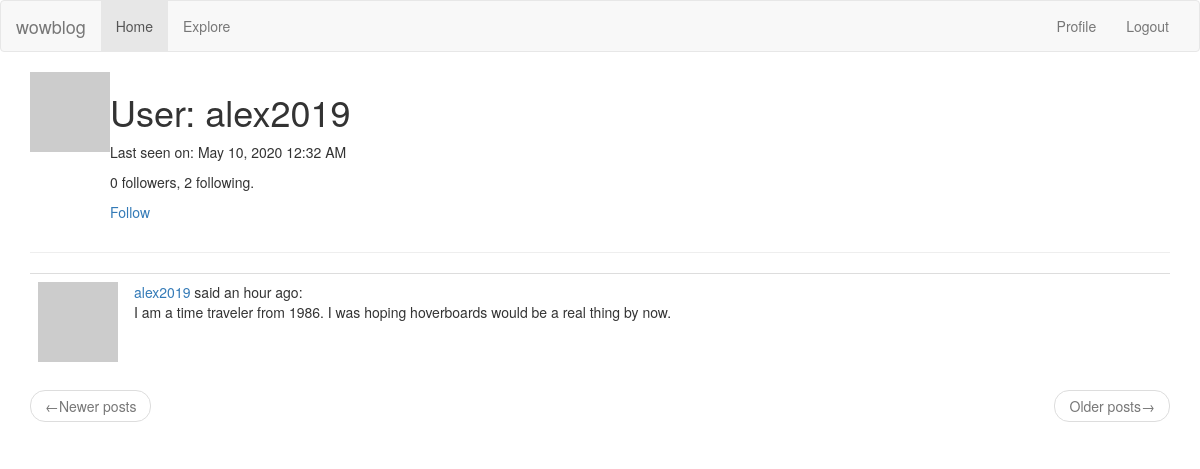
Page /user/alex2019 (signed in) on the committed database.
### app/models.py (models this page shows, shortened)
class User(UserMixin, db.Model):
    id = db.Column(db.Integer, primary_key=True)
    username = db.Column(db.String(64), index=True, unique=True)
    email = db.Column(db.String(120), index=True, unique=True)
    password_hash = db.Column(db.String(128))
    posts = db.relationship('Post', backref='author', lazy='dynamic')
    about_me = db.Column(db.String(140))
    last_seen = db.Column(db.DateTime, default=datetime.utcnow)
    def avatar(self, size):
        digest = md5(self.email.lower().encode('utf-8')).hexdigest()
        return 'https://www.gravatar.com/avatar/{}?d=identicon&s={}'.format(digest, size)
    followed = db.relationship(
        'User', secondary=followers, # 'User' is the right side entity of the relationship. Since this is a self-referential relationship, use the same class on both sides. 'Secondary' configures the association table (followers)
        primaryjoin=(followers.c.follower_id == id), #primaryjoin indicates the condition that links the left side entity (The follower user with the followers table). 'followers.c.follower_id' calls the follower_id in the table
        secondaryjoin=(followers.c.followed_id == id), #secondaryjoin indicates the condition that links the right side entity (the followed user).
        backref=db.backref('followers', lazy='dynamic'), lazy='dynamic') #backref refines how this relationship will be accessed from the right side entity. 'lazy' indicates execution mode. Dynamic means the query doesn't run until specifically requested. The second 'lazy' applies to the left side query.
    def is_following(self, user):
        return self.followed.filter(followers.c.followed_id == user.id).count() > 0

class Post(db.Model):
    id = db.Column(db.Integer, primary_key=True)
    body = db.Column(db.String(2000))
    timestamp = db.Column(db.DateTime, index=True, default=datetime.utcnow)
    user_id = db.Column(db.Integer, db.ForeignKey('user.id'))
    language = db.Column(db.String(5))

### app/main/routes.py (the view)
@bp.route('/user/<username>')
@login_required
def user(username):
    user = User.query.filter_by(username=username).first_or_404()
    page = request.args.get('page', 1, type=int)
    posts = user.posts.order_by(Post.timestamp.desc()).paginate(page, current_app.config['POSTS_PER_PAGE'], False)
    next_url = url_for('main.user', username=user.username, page=posts.next_num) if posts.has_next else None
    prev_url = url_for('main.user', username=user.username, page=posts.prev_num) if posts.has_prev else None
    return render_template('user.html', user=user, posts=posts.items, next_url=next_url, prev_url=prev_url)

### app/main/routes.py (called while the page is built)
@bp.before_app_request
def before_request():
    if current_user.is_authenticated:
        current_user.last_seen = datetime.utcnow()
        db.session.commit()
    g.locale = str(get_locale())

### app/models.py (called while the page is built)
@login.user_loader
def load_user(id):
    return User.query.get(int(id))  # id that Flask-Login passes to the function is a string, so need to convert to int

### app/templates/user.html (shortened to what this page needs)
{% extends "base.html" %}
{% block app_content %}
    <table>
        <tr valign="top">
            <td><img src="{{ user.avatar(128) }}"></td>
            <td>
                <h1>User: {{ user.username }}</h1>
                {% if user.last_seen %}<p>Last seen on: {{ moment(user.last_seen).format('LLL') }}</p>{% endif %}
                <p>{{ user.followers.count() }} followers, {{ user.followed.count() }} following. </p>
                {% if user == current_user %}
                <p><a href="{{ url_for('main.edit_profile') }}">Edit your profile</a></p>
                {% elif not current_user.is_following(user) %}
                <p><a href="{{ url_for('main.follow', username=user.username) }}">Follow</a><p>
                {% else %}
                <p><a href="{{ url_for('main.unfollow', username=user.username) }}">Unfollow</a><p>
                {% endif %}
            </td>
        </tr>
    </table>
    <hr>
    {% for post in posts %}
        {% include '_post.html' %}
    {% endfor %}
<nav aria-label="...">
    <ul class="pager">
        <li class="previous{% if not prev_url %} disabled{% endif %}">
            <a href="{{ prev_url or '#' }}"><span aria-hidden="true">&larr;</span>Newer posts</a></li>
        <li class="next{% if not next_url %} disabled{% endif %}">
            <a href="{{ next_url or '#' }}">Older posts<span aria-hidden="true">&rarr;</span></a></li>
    </ul>
</nav>
{% endblock %}

### app/templates/_post.html
<table class="table table-hover">
    <tr>
        <td width="70px">
            <a href="{{ url_for('main.user', username=post.author.username) }}">
                <img src="{{ post.author.avatar(70) }}" />
            </a>
        </td>
        <td>
            <a href="{{ url_for('main.user', username=post.author.username) }}"> {{ post.author.username }}
            </a>
            said {{ moment(post.timestamp).fromNow() }}:
            <br>
            {{ post.body }}
        </td>
    </tr>
</table>

### rows in the picture
User: username "alex2019", last_seen "May 10, 2020 12:32 AM"
Post: author.username "alex2019", timestamp "an hour ago", body "I am a time traveler from 1986. I was hoping hoverboards would be a real thing by now."

### other values in the picture
{{ user.followers.count() }} "0"
{{ user.followed.count() }} "2"
